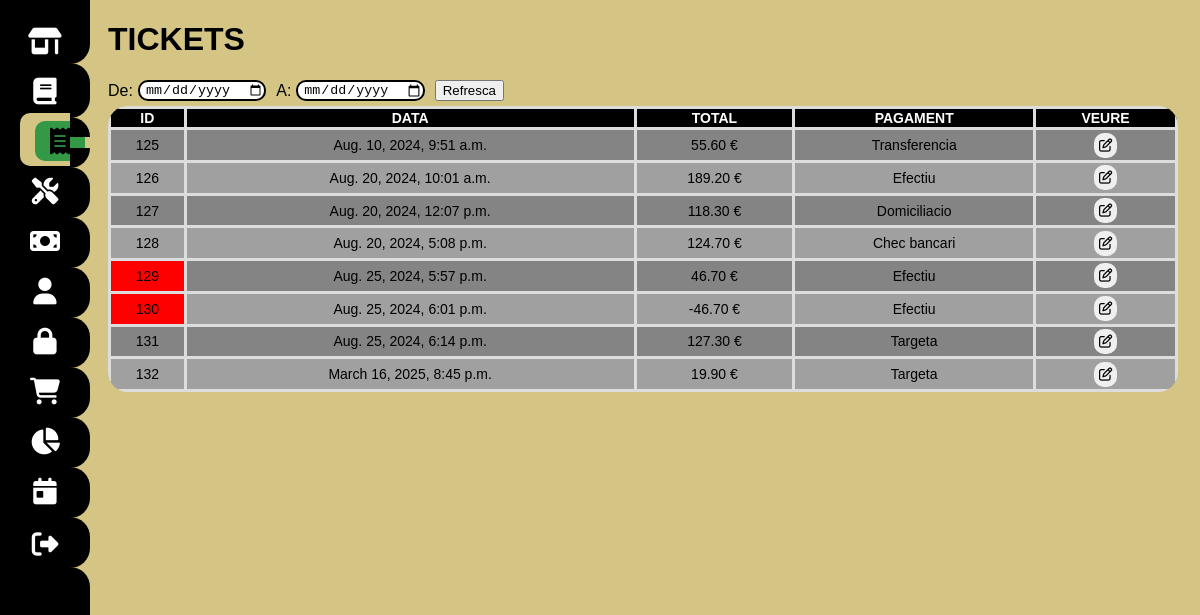
The page /tickets/ (signed in) on the database its author committed.
### myapp/models.py (models this page shows)
class Ticket(models.Model):
    numero = models.IntegerField(default=1)
    date = models.DateTimeField()
    METODO_PAGO_CHOICES = [
        ('Efectiu', 'Efectiu'),
        ('Targeta', 'Tarjeta'),
        ("Transferencia","Transferencia"),
        ("Chec bancari","Chec bancari"),
        ("Domiciliacio","Domiciliacio")
    ]
    metodo_pago = models.CharField(max_length=50, choices=METODO_PAGO_CHOICES, default='Efectiu')
    total = models.DecimalField(max_digits=9999999, decimal_places=2, validators=[validate_not_zero])
    abono=models.IntegerField(null=True)

### myapp/views.py (the view, shortened to what this page needs)
# urls.py: path("tickets/", views.tickets, name="tickets"),
@login_required
def tickets(request):
    tickets = Ticket.objects.all()
    persona=Persona.objects.all()
    numeros_abono = []
    for ticket in tickets:
        if ticket.abono:
            try:
                numero_entero = int(ticket.abono)
                numeros_abono.append(numero_entero)
            except ValueError:
                continue
    return render(request, "tickets.html", {'tickets': tickets,'persona':persona,'numeros_abono':numeros_abono})

### myapp/templates/tickets.html (shortened to what this page needs)
{% extends "layouts/base.html" %}
{% block content %}
<!DOCTYPE html>
<html lang="en">
<head>
</head>
<body>
    <div class="main-content">
        <div class="products-section" id="barra-dies">
            <h1>TICKETS</h1>
                <span style="display: flex; align-items: center; margin-bottom:5px;">
                    <p style="margin: 0 5px 0 0;">De:</p>
                    <input type="date" id="data-inicio" style="margin-right: 10px;">
                    <p style="margin: 0 5px 0 0;">A:</p>
                    <input type="date" id="data-fin" style="margin-right: 10px;">
                    <button id="refresca" onclick="filtrarDies()">Refresca</button>
                </span>
        </div>
        <div>
        <form method="post">
            <table id="productTable">
                <thead>
                <tr>
                    <th>ID</th>
                    <th>DATA</th>
                    <th>TOTAL</th>
                    <th>PAGAMENT</th>
                    <th>VEURE</th>
                </tr>
                </thead>
                <tbody>
                {% for ticket in tickets %}
                <tr class="filaTicket">
                    <td class="TicketIdColor">{{ ticket.id }}</td>
                    <td>{{ ticket.date }}</td>
                    <td class="totalTicketColor">{{ ticket.total }} €</td>
                    <td>{{ ticket.metodo_pago }}</td>
                    <td><button type="button" class="popup-trigger" data-ticket-id="{{ ticket.id }}"><i
                            class="fa-regular fa-pen-to-square"></i></button></td>
                </tr>
                {% endfor %}
                </tbody>
            </table>
        </form>
    </div>
</body>
</html>
{% endblock %}

### myapp/static/styles/main.css (style rules this page uses)
body { margin: 0; padding: 0; font-family: Arial, sans-serif; background: rgb(212, 197, 133); color: #000000; }
.main-content { padding-left: 9%; overflow: hidden; }
.products-section { float: left; width: 48%; margin-right: 2%; }
table { width: 98%; border-collapse: collapse; }
table th, table td { padding: 1px; text-align: center; border: 3px solid #ddd; }
table th { background-color: #000000; color: #ffffff; text-align: center; }
tr:nth-child(even) { background-color: #a0a0a0; }
tr:nth-child(odd) { background-color: #848484; }
#productTable { border-radius: 20px; overflow: hidden; -webkit-border-radius: 20px; -moz-border-radius: 20px; -ms-border-radius: 20px; -o-border-radius: 20px; font-size: 14px; }
input { border-radius: 10px; -webkit-border-radius: 10px; -moz-border-radius: 10px; -ms-border-radius: 10px; -o-border-radius: 10px; text-decoration: none; display: inline-block; border: 2px black solid; padding-left: 5px; }
td button, cart-button button { display: inline-block; border: none; border-radius: 10px; border:none; padding: 5px; -webkit-border-radius: 10px; -moz-border-radius: 10px; -ms-border-radius: 10px; -o-border-radius: 10px; margin: 1%; }

### rows shown on the page
Ticket: id "125", date "Aug. 10, 2024, 9:51 a.m.", total "55.60", metodo_pago "Transferencia"
Ticket: id "126", date "Aug. 20, 2024, 10:01 a.m.", total "189.20", metodo_pago "Efectiu"
Ticket: id "127", date "Aug. 20, 2024, 12:07 p.m.", total "118.30", metodo_pago "Domiciliacio"
Ticket: id "128", date "Aug. 20, 2024, 5:08 p.m.", total "124.70", metodo_pago "Chec bancari"
Ticket: id "129", date "Aug. 25, 2024, 5:57 p.m.", total "46.70", metodo_pago "Efectiu"
Ticket: id "130", date "Aug. 25, 2024, 6:01 p.m.", total "-46.70", metodo_pago "Efectiu"
Ticket: id "131", date "Aug. 25, 2024, 6:14 p.m.", total "127.30", metodo_pago "Targeta"
Ticket: id "132", date "March 16, 2025, 8:45 p.m.", total "19.90", metodo_pago "Targeta"
